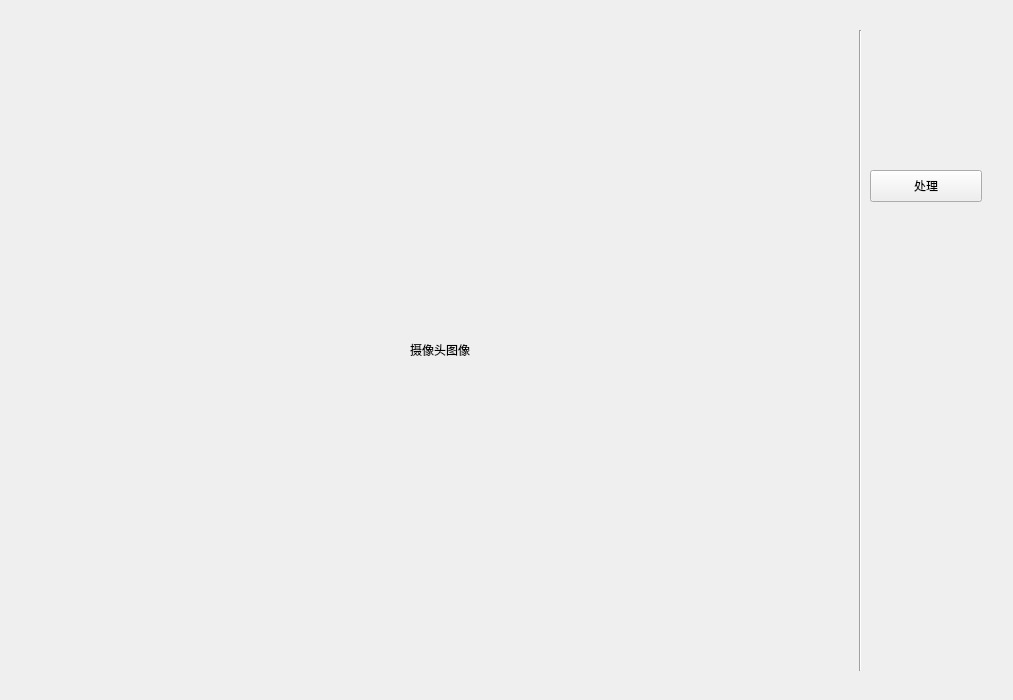
<?xml version="1.0" encoding="UTF-8"?>
<ui version="4.0">
 <class>MainWindow</class>
 <widget class="QMainWindow" name="MainWindow">
  <property name="geometry">
   <rect>
    <x>0</x>
    <y>0</y>
    <width>1013</width>
    <height>700</height>
   </rect>
  </property>
  <property name="windowTitle">
   <string>MainWindow</string>
  </property>
  <widget class="QWidget" name="centralwidget">
   <widget class="QPushButton" name="btnpProcess">
    <property name="geometry">
     <rect>
      <x>870</x>
      <y>170</y>
      <width>112</width>
      <height>32</height>
     </rect>
    </property>
    <property name="text">
     <string>处理</string>
    </property>
   </widget>
   <widget class="QLabel" name="labelCamera">
    <property name="geometry">
     <rect>
      <x>40</x>
      <y>50</y>
      <width>800</width>
      <height>600</height>
     </rect>
    </property>
    <property name="text">
     <string>摄像头图像</string>
    </property>
    <property name="alignment">
     <set>Qt::AlignCenter</set>
    </property>
   </widget>
   <widget class="Line" name="line">
    <property name="geometry">
     <rect>
      <x>850</x>
      <y>30</y>
      <width>20</width>
      <height>641</height>
     </rect>
    </property>
    <property name="orientation">
     <enum>Qt::Vertical</enum>
    </property>
   </widget>
  </widget>
 </widget>
 <resources/>
 <connections>
  <connection>
   <sender>btnpProcess</sender>
   <signal>clicked()</signal>
   <receiver>MainWindow</receiver>
   <slot>btnProcess_clicked()</slot>
   <hints>
    <hint type="sourcelabel">
     <x>981</x>
     <y>170</y>
    </hint>
    <hint type="destinationlabel">
     <x>615</x>
     <y>442</y>
    </hint>
   </hints>
  </connection>
 </connections>
 <slots>
  <slot>btnProcess_clicked()</slot>
  <slot>btnRecognize_clicked()</slot>
 </slots>
</ui>
